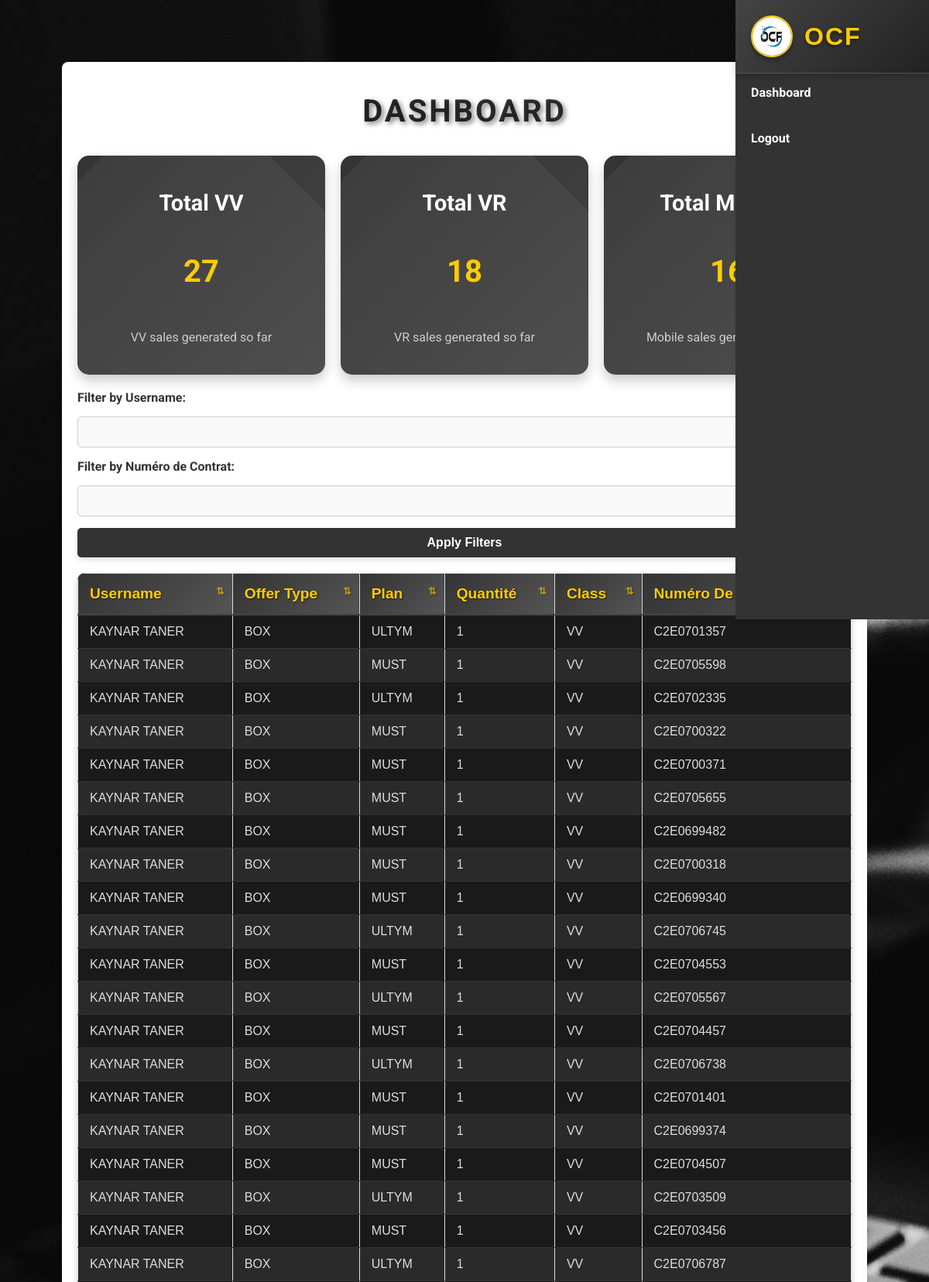
The page /dashboard (signed in, upper part) on the database its author committed.
### test.py (models this page shows)
class Sale(db.Model):
    id = db.Column(db.Integer, primary_key=True)
    date = db.Column(db.String(10), nullable=False)
    offer_type = db.Column(db.String(100), nullable=False)  # Box or Mobile
    plan = db.Column(db.String(100), nullable=False)
    quantity = db.Column(db.Integer, nullable=False)  # Quantité
    user_id = db.Column(db.Integer, db.ForeignKey('user.id'), nullable=False)
    class_type = db.Column(db.String(20), nullable=False)  # Ajout de la colonne classe
    contract_number = db.Column(db.String(50), nullable=False)  # Numéro de contrat

class User(db.Model):
    id = db.Column(db.Integer, primary_key=True)
    username = db.Column(db.String(80), unique=True, nullable=False)
    password = db.Column(db.String(200), nullable=False)
    plain_password = db.Column(db.String(200), nullable=True)  # Stockage en clair (temporaire)
    role = db.Column(db.String(20), default='user')  # user or admin
    sales = db.relationship('Sale', backref='user', lazy=True)

### test.py (the view)
@app.route('/dashboard', methods=['GET', 'POST'])
def dashboard():
    if 'user_id' not in session:
        return redirect(url_for('login'))
    user = User.query.get(session['user_id'])
    filter_username = request.form.get('filter_username', '').strip()
    filter_contract_number = request.form.get('filter_contract_number', '').strip()
    sales_query = Sale.query
    if user.role == 'admin':
        if filter_username:
            sales_query = sales_query.join(User).filter(User.username.ilike(f"%{filter_username}%"))
        if filter_contract_number:
            sales_query = sales_query.filter(Sale.contract_number.ilike(f"%{filter_contract_number}%"))
        all_sales = sales_query.all()
    elif user.role == 'user':
        sales_query = sales_query.filter_by(user_id=user.id)
        if filter_contract_number:
            sales_query = sales_query.filter(Sale.contract_number.ilike(f"%{filter_contract_number}%"))
        all_sales = sales_query.all()
    total_vv = sum(sale.quantity for sale in all_sales if sale.class_type == 'VV')
    total_vr = sum(sale.quantity for sale in all_sales if sale.class_type == 'VR')
    total_mobiles = sum(sale.quantity for sale in all_sales if sale.class_type == 'Mobiles')
    return render_template(
        'layout.html',
        page='dashboard',
        all_sales=all_sales,
        total_vv=total_vv,
        total_vr=total_vr,
        total_mobiles=total_mobiles,
        filter_username=filter_username,
        filter_contract_number=filter_contract_number
    )

### test.py (called while the page is built)
@app.before_request
def restrict_access():
    if 'user_id' in session:
        user = User.query.get(session['user_id'])
        if user:
            session['role'] = user.role
        else:
            session.pop('user_id', None)

### templates/layout.html (shortened to what this page needs)
<!DOCTYPE html>
<html lang="en">
<head>
    <link rel="stylesheet" href="{{ url_for('static', filename='style.css') }}">
</head>
<body>
   <div class="sidebar">
        <div class="logo">
            <img src="{{ url_for('static', filename='images/logo.jpg') }}" alt="OCF Logo">
            <span>OCF</span>
        </div>
        <ul class="menu">
        {% if session.get('role') == 'admin' %}
        <li><a href="/dashboard">Dashboard</a></li>
        <li><a href="/admin/create_user">Add User</a></li>
        <li><a href="/admin/upload_sales">Upload Sales</a></li>
        <li><a href="/admin/all_sales">All Users & Sales</a></li>
        <li><a href="/admin/sales_ranking">Sales Ranking</a></li>
        <li><a href="/admin/view_archives">Archived Sales</a></li>
        <li><a href="/admin/set_password">Set Password</a></li>
        <li><a href="/logout">Logout</a></li>
        {% elif session.get('role') == 'user' %}
        <li><a href="/dashboard">Dashboard</a></li>
        <li><a href="/logout">Logout</a></li>
        {% else %}
        <li><a href="/login">Login</a></li>
        {% endif %}
    </ul>
    </div>
    <div class="container">
        {% if page == 'login' %}
        <div class="form-container">
            <h1 class="main-title gradient">Welcome to OCF</h1>
            {% if error %}
            <p class="error">{{ error }}</p>
            {% endif %}
            <form method="POST" action="/login">
                <input type="text" name="username" placeholder="Enter your username" required>
                <input type="password" name="password" placeholder="Enter your password" required>
                <button type="submit">Login</button>
            </form>
        </div>
        {% elif page == 'dashboard' %}
        <h1>Dashboard</h1>
        <div class="totals-container">
            <div class="card total-vv">
                <h2>Total VV</h2>
                <p class="total-number">{{ total_vv }}</p>
                <p>VV sales generated so far</p>
            </div>
            <div class="card total-vr">
                <h2>Total VR</h2>
                <p class="total-number">{{ total_vr }}</p>
                <p>VR sales generated so far</p>
            </div>
            <div class="card total-mobiles">
                <h2>Total Mobiles</h2>
                <p class="total-number">{{ total_mobiles }}</p>
                <p>Mobile sales generated so far</p>
            </div>
        </div>
         <form method="POST" action="/dashboard" class="filter-form">
         <label for="filter-username">Filter by Username:</label>
         <input type="text" id="filter-username" name="filter_username" value="{{   filter_username or '' }}">
         <label for="filter-contract-number">Filter by Numéro de Contrat:</label>
         <input type="text" id="filter-contract-number" name="filter_contract_number"        value="{{ filter_contract_number or '' }}">
             <button type="submit">Apply Filters</button>
         </form>
        <table>
            <thead>
                <tr>
                    <th>Username</th>
                    <th>Offer Type</th>
                    <th>Plan</th>
                    <th>Quantité</th>
                    <th>Class</th>
                    <th>Numéro de contrat</th>
                </tr>
            </thead>
            <tbody>
                {% for sale in all_sales %}
                <tr>
                    <td>{{ sale.user.username }}</td>
                    <td>{{ sale.offer_type }}</td>
                    <td>{{ sale.plan }}</td>
                    <td>{{ sale.quantity }}</td>
                    <td>{{ sale.class_type }}</td>
                    <td>{{ sale.contract_number }}</td>
                </tr>
                {% endfor %}
            </tbody>
        </table>
        {% endif %}
    </div>
</body>
</html>

### rows shown on the page
Sale: user.username "KAYNAR TANER", offer_type "BOX", plan "ULTYM", quantity "1", class_type "VV", contract_number "C2E0701357"
Sale: user.username "KAYNAR TANER", offer_type "BOX", plan "MUST", quantity "1", class_type "VV", contract_number "C2E0705598"
Sale: user.username "KAYNAR TANER", offer_type "BOX", plan "ULTYM", quantity "1", class_type "VV", contract_number "C2E0702335"
Sale: user.username "KAYNAR TANER", offer_type "BOX", plan "MUST", quantity "1", class_type "VV", contract_number "C2E0700322"
Sale: user.username "KAYNAR TANER", offer_type "BOX", plan "MUST", quantity "1", class_type "VV", contract_number "C2E0700371"
Sale: user.username "KAYNAR TANER", offer_type "BOX", plan "MUST", quantity "1", class_type "VV", contract_number "C2E0705655"
Sale: user.username "KAYNAR TANER", offer_type "BOX", plan "MUST", quantity "1", class_type "VV", contract_number "C2E0699482"
Sale: user.username "KAYNAR TANER", offer_type "BOX", plan "MUST", quantity "1", class_type "VV", contract_number "C2E0700318"
Sale: user.username "KAYNAR TANER", offer_type "BOX", plan "MUST", quantity "1", class_type "VV", contract_number "C2E0699340"
Sale: user.username "KAYNAR TANER", offer_type "BOX", plan "ULTYM", quantity "1", class_type "VV", contract_number "C2E0706745"
Sale: user.username "KAYNAR TANER", offer_type "BOX", plan "MUST", quantity "1", class_type "VV", contract_number "C2E0704553"
Sale: user.username "KAYNAR TANER", offer_type "BOX", plan "ULTYM", quantity "1", class_type "VV", contract_number "C2E0705567"
Sale: user.username "KAYNAR TANER", offer_type "BOX", plan "MUST", quantity "1", class_type "VV", contract_number "C2E0704457"
Sale: user.username "KAYNAR TANER", offer_type "BOX", plan "ULTYM", quantity "1", class_type "VV", contract_number "C2E0706738"
Sale: user.username "KAYNAR TANER", offer_type "BOX", plan "MUST", quantity "1", class_type "VV", contract_number "C2E0701401"
Sale: user.username "KAYNAR TANER", offer_type "BOX", plan "MUST", quantity "1", class_type "VV", contract_number "C2E0699374"
Sale: user.username "KAYNAR TANER", offer_type "BOX", plan "MUST", quantity "1", class_type "VV", contract_number "C2E0704507"
Sale: user.username "KAYNAR TANER", offer_type "BOX", plan "ULTYM", quantity "1", class_type "VV", contract_number "C2E0703509"
Sale: user.username "KAYNAR TANER", offer_type "BOX", plan "MUST", quantity "1", class_type "VV", contract_number "C2E0703456"
Sale: user.username "KAYNAR TANER", offer_type "BOX", plan "ULTYM", quantity "1", class_type "VV", contract_number "C2E0706787"

### other values the page prints
{{ total_vv }} "27"
{{ total_vr }} "18"
{{ total_mobiles }} "16"
